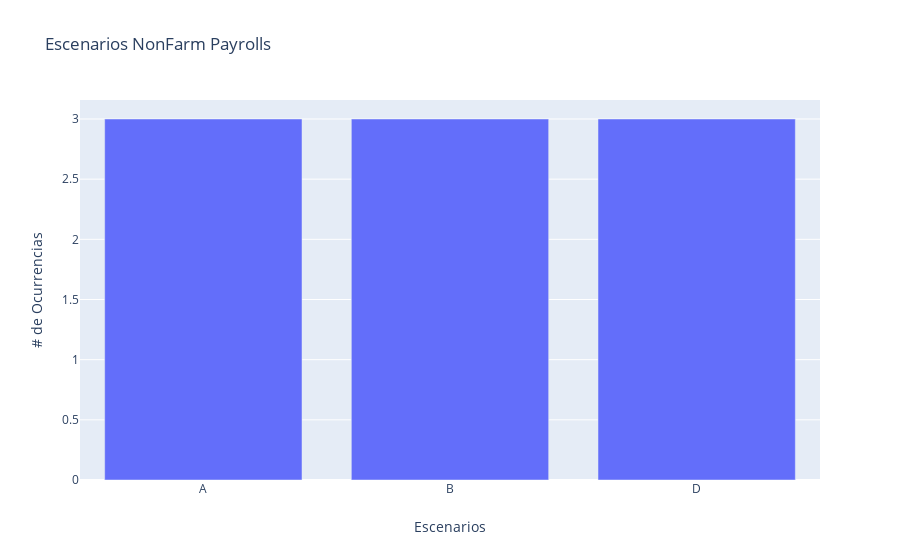

Write notebook code for a chart like this one.
### Code cell
fig = go.Figure()
fig = make_subplots()
fig.add_trace(go.Bar(x=list(df_escenarios_2['escenario'].value_counts().sort_index().index), 
                     y=df_escenarios_2['escenario'].value_counts().sort_index(),name='Conteo' ),secondary_y=False)

fig.update_layout(title_text='Escenarios NonFarm Payrolls ')
    

fig.update_xaxes(title_text='Escenarios')
    

fig.update_yaxes(title_text=' # de Ocurrencias', secondary_y=False)
    
fig.show()

### Figure 1 — Plotly figure (JSON) as saved in the notebook; plotly's stock layout.template omitted (floating-point values rounded to 4 significant figures)
{"data": [{"name": "Conteo", "type": "bar", "x": ["A", "B", "D"], "xaxis": "x", "y": [3, 3, 3], "yaxis": "y"}], "layout": {"title": {"text": "Escenarios NonFarm Payrolls "}, "xaxis": {"anchor": "y", "domain": [0, 1], "title": {"text": "Escenarios"}}, "yaxis": {"anchor": "x", "domain": [0, 1], "title": {"text": " # de Ocurrencias"}}}}
